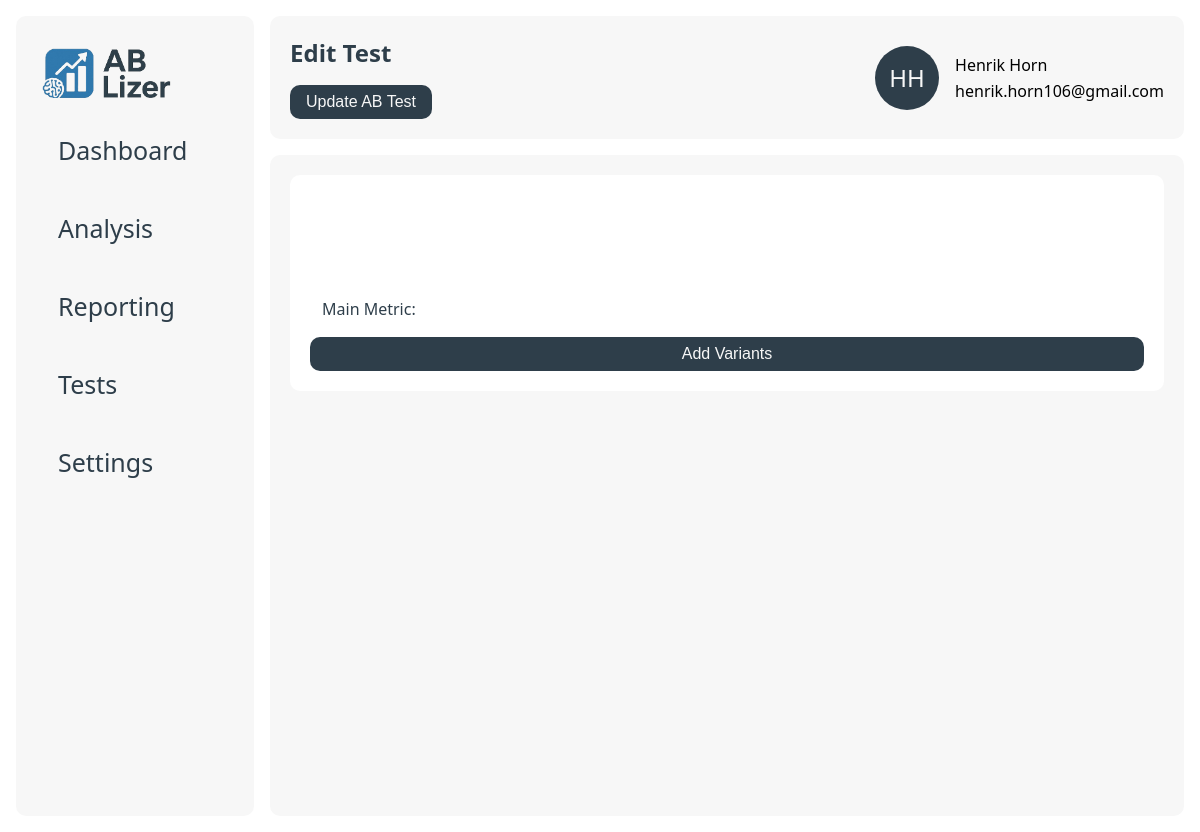
Before: /edit/1/52 with the older database file.
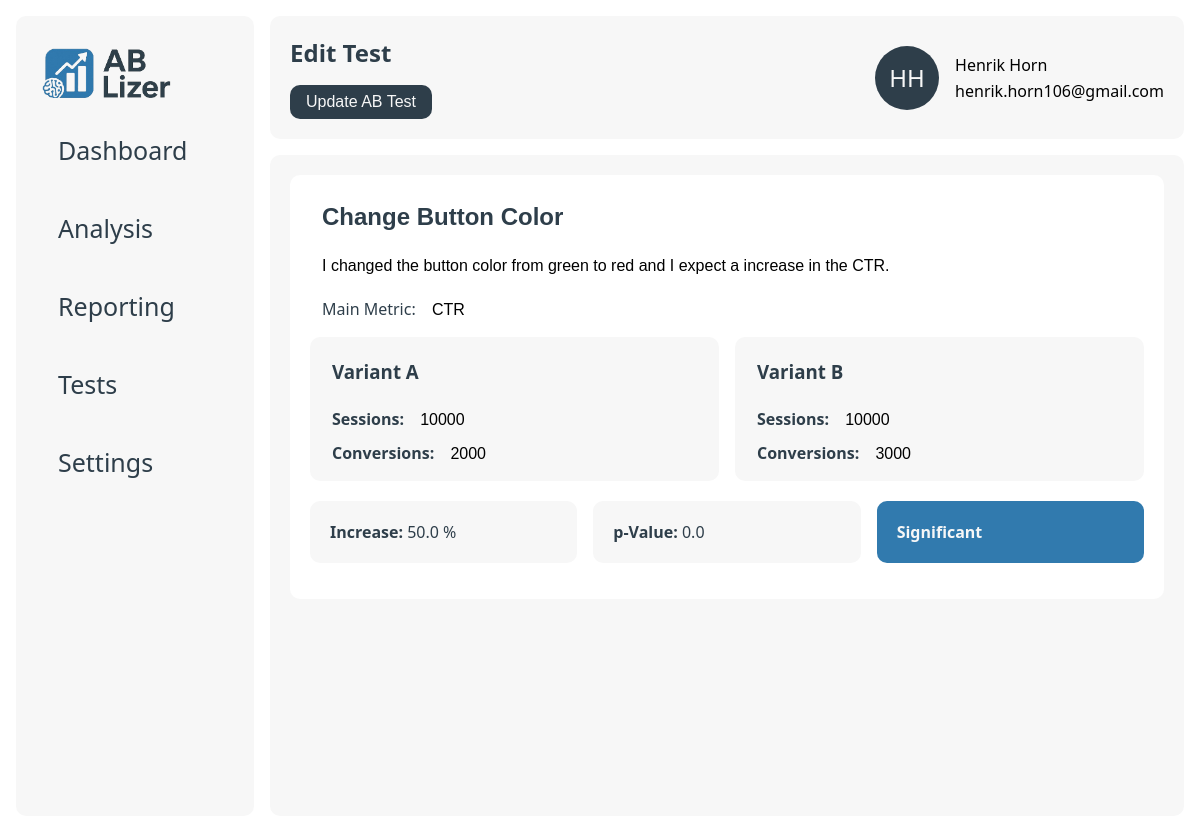
After: the same page with the newer database file.
### data/models.py (models this page shows)
class users(db.Model):
    __tablename__ = 'users'
    id = db.Column(db.Integer, primary_key=True)
    company_id = db.Column(db.Integer, db.ForeignKey('companies.id'), nullable=False)
    name = db.Column(db.String(255), nullable=False)
    email = db.Column(db.String(255), nullable=False)

class ab_tests(db.Model):
    __tablename__ = 'ab_tests'
    id = db.Column(db.Integer, primary_key=True)
    company_id = db.Column(db.Integer, db.ForeignKey('companies.id'), nullable=False)
    name = db.Column(db.String(255), nullable=False)
    description = db.Column(db.Text, nullable=False)
    metric = db.Column(db.String(255), nullable=False)
    created_at = db.Column(db.DateTime, nullable=False)
    __repr__ = lambda self: f'<Ab_Test {self.id}>'
    __str__ = lambda self: f'{self.id}'

class variants(db.Model):
    __tablename__ = 'variants'
    id = db.Column(db.Integer, primary_key=True)
    test_id = db.Column(db.Integer, db.ForeignKey('ab_tests.id'), nullable=False)
    name = db.Column(db.String(255), nullable=False)
    impressions = db.Column(db.Integer, nullable=False)
    conversions = db.Column(db.Integer, nullable=False)
    conversion_rate = db.Column(db.Float, nullable=False)
    __repr__ = lambda self: f'<Variant {self.id}>'
    __str__ = lambda self: f'{self.id}'

class reports(db.Model):
    __tablename__ = 'reports'
    id = db.Column(db.Integer, primary_key=True)
    test_id = db.Column(db.Integer, db.ForeignKey('ab_tests.id'), nullable=False)
    p_value = db.Column(db.Float, nullable=False)
    summary = db.Column(db.Text, nullable=False)
    significance = db.Column(db.Boolean, nullable=False)
    increase_percent = db.Column(db.Float, nullable=True)
    ai_recommendation = db.Column(db.Text, nullable=False)
    created_at = db.Column(db.DateTime, nullable=False, default=db.func.now())
    __repr__ = lambda self: f'<Report {self.id}>'
    __str__ = lambda self: f'{self.id}'

### app.py (the view)
@app.route("/edit/<int:user_id>/<int:test_id>")
def edit_test_page(user_id, test_id):
    user = db_manager.get_user(user_id)
    test = db_manager.get_test(test_id, user.company_id)
    variants = db_manager.get_variants(test_id)
    report = db_manager.get_report(test_id)
    return render_template("edit.html", user=user, test=test, variants=variants, report=report)

### app.py (called while the page is built)
@app.template_filter('initials')
def get_initials(name):
    if not name:
        return ''
    parts = name.strip().split()
    if len(parts) >= 2:
        return (parts[0][0] + parts[1][0]).upper()
    elif len(parts) == 1:
        return parts[0][:2].upper()
    return ''

### data/db_manager.py (called while the page is built)
    def get_test(self, test_id, company_id):
        return ab_tests.query.filter_by(id=test_id, company_id=company_id).first()

    def get_variants(self, test_id):
        return variants.query.filter_by(test_id=test_id).all()

    def get_report(self, test_id):
        return reports.query.filter_by(test_id=test_id).first()

    def get_user(self, user_id):
        return users.query.filter_by(id=user_id).first()

### templates/edit.html (shortened to what this page needs)
{% extends "base.html" %}
{% block page_title %}Edit Test{% endblock %}
{% block page_button %}
    <button form="edit-form" class="btn" type="submit">Update AB Test</button>{% endblock %}
{% block content %}
    <div class="card big">
        <form class="details-form" id="edit-form" method="post" action="">
            <input type="text" class="details-head" name="name" value="{{ test.name }}">
            <input type="text" name="description" value="{{ test.description }}">
            <div class="details-form-group">
                <label for="metric">Main Metric:</label>
                <input class="details-item" type="text" id="metric" name="metric" value="{{ test.metric }}">
            </div>
            {% if variants != [] %}
                <div class="column-grid-2">
                    {% for variant in variants %}
                        <div class="test-card">
                            <h3 class="details-name">{{ variant.name }}</h3>
                            <div class="details-form-group">
                                <label for="sessions_{{ loop.index }}"><strong>Sessions:</strong></label>
                                <input class="details-item" type="text" id="sessions_{{ loop.index }}" name="sessions[]"
                                       value="{{ variant.impressions }}">
                            </div>
                            <div class="details-form-group">
                                <label for="conversions_{{ loop.index }}"><strong>Conversions:</strong></label>
                                <input class="details-item" type="text" id="conversions_{{ loop.index }}"
                                       name="conversions[]" value="{{ variant.conversions }}">
                            </div>
                        </div>
                    {% endfor %}
                </div>
                <div class="column-grid-3">
                    <div class="card secondary">
                        <p><strong>Increase:</strong> {{ report.increase_percent }} %</p>
                    </div>
                    <div class="card secondary">
                        <p><strong>p-Value:</strong> {{ report.p_value }}</p>
                    </div>
                    {% if report.significance %}
                        <div class="card accent">
                            <p><strong>Significant</strong></p>
                        </div>
                    {% else %}
                        <div class="card secondary">
                            <p><strong>Not Significant</strong></p>
                        </div>
                    {% endif %}
                </div>
            {% else %}
                <button class="btn" id="addVariantBtn">Add Variants</button>
            {% endif %}
        </form>
    </div>
{% endblock %}

### templates/base.html (shortened to what this page needs)
<!DOCTYPE html>
<html lang="en">
<head>
    <link href="{{ url_for('static', filename='style.css') }}" rel="stylesheet">
</head>
<body>
<div class="main-wrapper">
    <div class="sidenav" id="mySidenav">
        <div class="sidenav-container">
            <a class="logo" href="/"><img src="{{ url_for('static', filename='logo_ab-lizer.png') }}" height="50px"></a>
            <a href="/">
                <div class="tab">Dashboard</div>
            </a>
            <a href="#">
                <div class="tab">Analysis</div>
            </a>
            <a href="#">
                <div class="tab">Reporting</div>
            </a>
            <a href="/tests/{{ user.id }}">
                <div class="tab">Tests</div>
            </a>
            <a href="/settings/{{ user.id }}">
                <div class="tab">Settings</div>
            </a>
        </div>
    </div>
    <div class="wrapper">
        <nav>
            <div class="container navigation">
                <div class="hero">
                    <div>
                        <h1>{% block page_title %}{% endblock %}</h1>
                    </div>
                    <div>
                        {% block page_button %}{% endblock %}
                    </div>
                </div>
                <div class="col-wrapper">
                    <div class="profile">
                        <div class="profile-image">{{ user.name|initials }}</div>
                    </div>
                    <div class="profile-info">
                        <div>
                            {{ user.name }}
                        </div>
                        <div>
                            {{ user.email }}
                        </div>
                    </div>
                </div>
            </div>
        </nav>
        <main class="container">
            {% block content %}{% endblock %}
        </main>
    </div>
</div>
</body>
</html>

### static/style.css (style rules this page uses)
:root { --primary: #2E3E4A; --secondary: #F7F7F7; --accent: #317AAE; --gradient: linear-gradient(180deg, rgba(25, 82, 133, 1) 0%, rgba(49, 122, 174, 1) 100%); --danger: #ef4444; --bg: #ffffff; --radius: 10px; --shadow: 0 2px 8px rgba(30, 41, 59, 0.06); --font-primary: 'Segoe UI', 'Roboto', Arial, sans-serif; }
* { box-sizing: border-box; }
body { font-family: var(--font-primary); background: var(--bg); margin: 0; padding: 0; }
nav { background: var(--bg); }
main { overflow-y: scroll; }
p { color: var(--primary); }
h1, h2, h3, h4, h5, h6, p { margin-top: 0; color: var(--primary); }
a { color: var(--primary); text-decoration: none; }
.hero { display: flex; flex-direction: column; justify-content: center; gap: 16px; }
.main-wrapper { display: flex; padding: 16px; }
.wrapper { width: 100%; height: 100vh; padding-left: 16px; align-self: stretch; gap: 16px; display: flex; flex-direction: column; }
.container { padding: 20px 20px; background: var(--secondary); border-radius: var(--radius); height: 100%; }
.container.navigation, h1 { margin-bottom: 0; display: flex; justify-content: space-between; align-items: center; }
.logo { font-size: 1.5rem; font-weight: bold; text-decoration: none; }
.profile-image { display: flex; align-items: center; justify-content: center; border-radius: 50%; background-color: var(--primary); padding: 2px; width: 64px; height: 64px; font-size: 24px; color: var(--secondary); }
.profile-info { display: flex; flex-direction: column; gap: 4px; justify-content: center; }
button { padding: 8px 16px; border: none; border-radius: var(--radius); font-size: 1rem; cursor: pointer; background: var(--primary); color: var(--secondary); }
input[type="text"] { padding: 8px 12px; border: 1px solid var(--border); border-radius: var(--radius); font-size: 1rem; margin-right: 8px; width: 100%; }
.sidenav { width: 300px; background-color: var(--bg); position: static; height: 100vh; overflow-x: hidden; }
.sidenav a { color: var(--primary); text-decoration: none; font-size: 25px; display: block; }
.sidenav .tab { padding: 16px 16px; color: var(--primary); text-decoration: none; font-size: 25px; display: block; transition: 0.3s; border-radius: var(--radius); }
.sidenav-container { display: flex; flex-direction: column; gap: 12px; background-color: var(--secondary); border-radius: var( --radius); padding: 32px 26px; height: 100%; }
.card { border-radius: var( --radius); padding: 20px; margin-bottom: 16px; min-width: 200px; background-color: var(--bg); }
.secondary { background: var(--secondary); }
.secondary p { margin-bottom: 0; }
.accent { background: var(--accent); }
.accent p { color: var(--secondary); margin-bottom: 0; }
.card.big { width: 100%; }
.col-wrapper { display: flex; gap: 16px; flex-wrap: wrap; flex-grow: 0; flex-direction: row; }
.column-grid-2 { display: grid; grid-template-columns: repeat(2, 1fr); gap: 16px; }
.column-grid-3 { display: grid; grid-template-columns: repeat(3, 1fr); gap: 16px; }
.test-card { min-width: 250px; border-radius: var( --radius); padding: 10px; margin-bottom: 10px; background-color: var(--secondary); }
.details-form { display: flex; flex-direction: column; gap: 10px; }
.details-head[type="text"] { font-size: 24px; font-weight: bold; color: var(--primary); background-color: unset; }
.details-item[type="text"] { width: unset; background-color: unset; }
.details-form-group { margin-left: 12px; color: var(--primary); }
.details-name { margin-left: 12px; margin-top: 12px; }

Changed rows visible on the page:
added ab_tests: name "Change Button Color", description "I changed the button color from green to red and I expect a increase in the CTR.", metric "CTR"
added variants: name "Variant A", impressions "10000", conversions "2000"
added variants: name "Variant B", impressions "10000", conversions "3000"
now on this page (row edited): reports: increase_percent "50.0", p_value "0.0"
Other visible differences:
text no longer shown: "Add Variants"
text now shown: "Increase: % p-Value: Significant"
